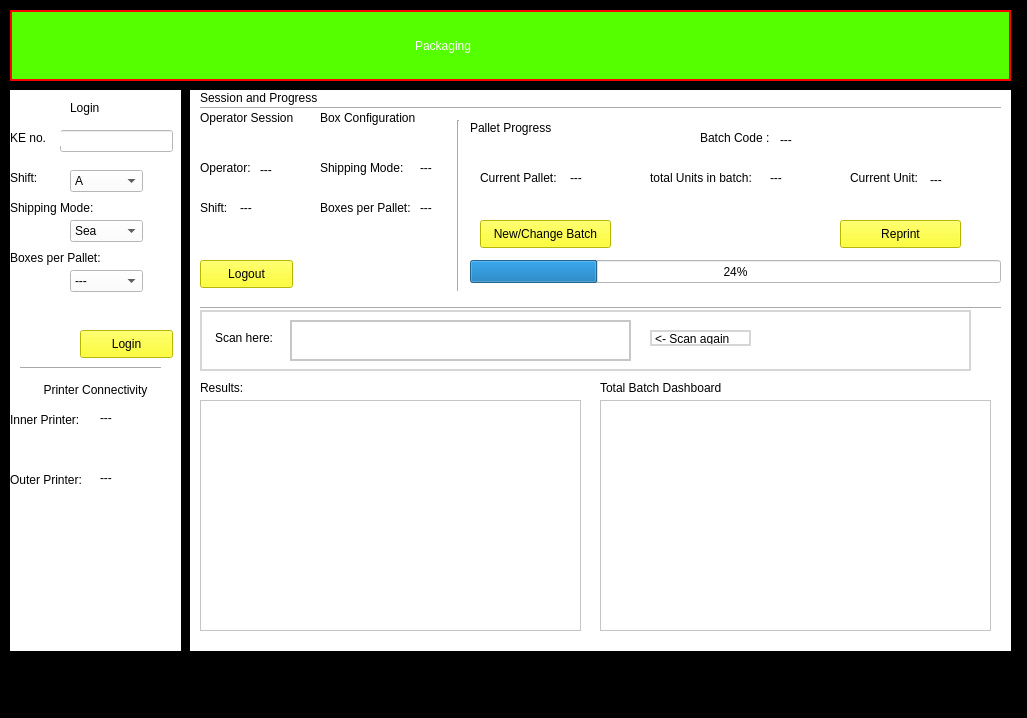
<?xml version="1.0" encoding="UTF-8"?>
<ui version="4.0">
 <class>Packaging</class>
 <widget class="QMainWindow" name="Packaging">
  <property name="geometry">
   <rect>
    <x>0</x>
    <y>0</y>
    <width>1027</width>
    <height>718</height>
   </rect>
  </property>
  <property name="maximumSize">
   <size>
    <width>1108</width>
    <height>857</height>
   </size>
  </property>
  <property name="windowTitle">
   <string>MainWindow</string>
  </property>
  <property name="styleSheet">
   <string notr="true">background-color: rgb(0, 0, 0);</string>
  </property>
  <widget class="QWidget" name="centralwidget">
   <widget class="QWidget" name="widget" native="true">
    <property name="geometry">
     <rect>
      <x>10</x>
      <y>10</y>
      <width>1001</width>
      <height>71</height>
     </rect>
    </property>
    <property name="styleSheet">
     <string notr="true">background-color: rgb(85, 255, 0);
border: 2px solid red;</string>
    </property>
    <widget class="QLabel" name="packaginglabel">
     <property name="geometry">
      <rect>
       <x>400</x>
       <y>10</y>
       <width>201</width>
       <height>51</height>
      </rect>
     </property>
     <property name="layoutDirection">
      <enum>Qt::LeftToRight</enum>
     </property>
     <property name="autoFillBackground">
      <bool>false</bool>
     </property>
     <property name="styleSheet">
      <string notr="true">font: 25pt &quot;MS Shell Dlg 2&quot;;
border-color: rgb(85, 255, 0);
color: rgb(255, 255, 255);</string>
     </property>
     <property name="text">
      <string>Packaging</string>
     </property>
    </widget>
    <widget class="QLabel" name="label">
     <property name="geometry">
      <rect>
       <x>350</x>
       <y>10</y>
       <width>51</width>
       <height>51</height>
      </rect>
     </property>
     <property name="styleSheet">
      <string notr="true">border-color: rgb(85, 255, 0);</string>
     </property>
     <property name="text">
      <string/>
     </property>
     <property name="pixmap">
      <pixmap>../../.designer/packagingv2/kaertech_logo512.png</pixmap>
     </property>
     <property name="scaledContents">
      <bool>true</bool>
     </property>
    </widget>
    <widget class="QLabel" name="label_2">
     <property name="geometry">
      <rect>
       <x>350</x>
       <y>10</y>
       <width>51</width>
       <height>51</height>
      </rect>
     </property>
     <property name="styleSheet">
      <string notr="true">border: none;</string>
     </property>
     <property name="text">
      <string/>
     </property>
     <property name="textFormat">
      <enum>Qt::AutoText</enum>
     </property>
     <property name="pixmap">
      <pixmap>../activity_monitoring/static/kaertech_logo192.png</pixmap>
     </property>
     <property name="scaledContents">
      <bool>true</bool>
     </property>
    </widget>
   </widget>
   <widget class="QWidget" name="login_widget" native="true">
    <property name="geometry">
     <rect>
      <x>10</x>
      <y>90</y>
      <width>171</width>
      <height>561</height>
     </rect>
    </property>
    <property name="styleSheet">
     <string notr="true">border-top-color: rgb(85, 255, 255);
background-color: rgb(255, 255, 255);</string>
    </property>
    <widget class="QLabel" name="loginlabel">
     <property name="geometry">
      <rect>
       <x>60</x>
       <y>10</y>
       <width>55</width>
       <height>16</height>
      </rect>
     </property>
     <property name="styleSheet">
      <string notr="true">color: rgb(255, 255, 255);
color: rgb(0, 0, 0);</string>
     </property>
     <property name="text">
      <string>Login</string>
     </property>
    </widget>
    <widget class="QLineEdit" name="loginlineEdit">
     <property name="geometry">
      <rect>
       <x>50</x>
       <y>40</y>
       <width>113</width>
       <height>22</height>
      </rect>
     </property>
    </widget>
    <widget class="QLabel" name="loginnolabel">
     <property name="geometry">
      <rect>
       <x>0</x>
       <y>40</y>
       <width>51</width>
       <height>16</height>
      </rect>
     </property>
     <property name="styleSheet">
      <string notr="true">font: rgb(0, 0, 0)</string>
     </property>
     <property name="text">
      <string>KE no.</string>
     </property>
    </widget>
    <widget class="QPushButton" name="loginbutton">
     <property name="geometry">
      <rect>
       <x>70</x>
       <y>240</y>
       <width>93</width>
       <height>28</height>
      </rect>
     </property>
     <property name="styleSheet">
      <string notr="true">background-color: rgb(255, 255, 0);</string>
     </property>
     <property name="text">
      <string>Login</string>
     </property>
    </widget>
    <widget class="QComboBox" name="shiftcomboBox">
     <property name="geometry">
      <rect>
       <x>60</x>
       <y>80</y>
       <width>73</width>
       <height>22</height>
      </rect>
     </property>
     <item>
      <property name="text">
       <string>A</string>
      </property>
     </item>
     <item>
      <property name="text">
       <string>B</string>
      </property>
     </item>
     <item>
      <property name="text">
       <string>C</string>
      </property>
     </item>
    </widget>
    <widget class="QLabel" name="shiftlabel">
     <property name="geometry">
      <rect>
       <x>0</x>
       <y>80</y>
       <width>51</width>
       <height>16</height>
      </rect>
     </property>
     <property name="styleSheet">
      <string notr="true">font: rgb(0, 0, 0)</string>
     </property>
     <property name="text">
      <string>Shift:</string>
     </property>
    </widget>
    <widget class="QLabel" name="shippingmodelabel">
     <property name="geometry">
      <rect>
       <x>0</x>
       <y>110</y>
       <width>101</width>
       <height>16</height>
      </rect>
     </property>
     <property name="styleSheet">
      <string notr="true">font: rgb(0, 0, 0)</string>
     </property>
     <property name="text">
      <string>Shipping Mode:</string>
     </property>
    </widget>
    <widget class="QComboBox" name="shippingmodecombobox">
     <property name="geometry">
      <rect>
       <x>60</x>
       <y>130</y>
       <width>73</width>
       <height>22</height>
      </rect>
     </property>
     <item>
      <property name="text">
       <string>Sea</string>
      </property>
     </item>
     <item>
      <property name="text">
       <string>Air</string>
      </property>
     </item>
    </widget>
    <widget class="Line" name="line_3">
     <property name="geometry">
      <rect>
       <x>10</x>
       <y>270</y>
       <width>141</width>
       <height>16</height>
      </rect>
     </property>
     <property name="orientation">
      <enum>Qt::Horizontal</enum>
     </property>
    </widget>
    <widget class="QLabel" name="boxperpalletlabel">
     <property name="geometry">
      <rect>
       <x>0</x>
       <y>160</y>
       <width>101</width>
       <height>16</height>
      </rect>
     </property>
     <property name="styleSheet">
      <string notr="true">font: rgb(0, 0, 0)</string>
     </property>
     <property name="text">
      <string>Boxes per Pallet:</string>
     </property>
    </widget>
    <widget class="QComboBox" name="boxperpalletcombobox">
     <property name="geometry">
      <rect>
       <x>60</x>
       <y>180</y>
       <width>73</width>
       <height>22</height>
      </rect>
     </property>
     <item>
      <property name="text">
       <string>---</string>
      </property>
     </item>
    </widget>
    <widget class="QLabel" name="printerconnectivity">
     <property name="geometry">
      <rect>
       <x>20</x>
       <y>290</y>
       <width>131</width>
       <height>20</height>
      </rect>
     </property>
     <property name="styleSheet">
      <string notr="true">color: rgb(255, 255, 255);
color: rgb(0, 0, 0);</string>
     </property>
     <property name="text">
      <string>Printer Connectivity</string>
     </property>
     <property name="alignment">
      <set>Qt::AlignCenter</set>
     </property>
    </widget>
    <widget class="QLabel" name="loginlabel_3">
     <property name="geometry">
      <rect>
       <x>0</x>
       <y>320</y>
       <width>81</width>
       <height>20</height>
      </rect>
     </property>
     <property name="styleSheet">
      <string notr="true">color: rgb(255, 255, 255);
color: rgb(0, 0, 0);</string>
     </property>
     <property name="text">
      <string>Inner Printer:</string>
     </property>
     <property name="alignment">
      <set>Qt::AlignLeading|Qt::AlignLeft|Qt::AlignVCenter</set>
     </property>
    </widget>
    <widget class="QLabel" name="loginlabel_4">
     <property name="geometry">
      <rect>
       <x>0</x>
       <y>380</y>
       <width>91</width>
       <height>20</height>
      </rect>
     </property>
     <property name="styleSheet">
      <string notr="true">color: rgb(255, 255, 255);
color: rgb(0, 0, 0);</string>
     </property>
     <property name="text">
      <string>Outer Printer:</string>
     </property>
     <property name="alignment">
      <set>Qt::AlignLeading|Qt::AlignLeft|Qt::AlignVCenter</set>
     </property>
    </widget>
    <widget class="QLabel" name="innerprinterport">
     <property name="geometry">
      <rect>
       <x>90</x>
       <y>320</y>
       <width>55</width>
       <height>16</height>
      </rect>
     </property>
     <property name="text">
      <string>---</string>
     </property>
    </widget>
    <widget class="QLabel" name="outerprinterport">
     <property name="geometry">
      <rect>
       <x>90</x>
       <y>380</y>
       <width>55</width>
       <height>16</height>
      </rect>
     </property>
     <property name="text">
      <string>---</string>
     </property>
    </widget>
   </widget>
   <widget class="QWidget" name="widget_2" native="true">
    <property name="geometry">
     <rect>
      <x>190</x>
      <y>90</y>
      <width>821</width>
      <height>561</height>
     </rect>
    </property>
    <property name="styleSheet">
     <string notr="true">background-color: rgb(255, 255, 255);</string>
    </property>
    <widget class="QLabel" name="loginlabel_5">
     <property name="geometry">
      <rect>
       <x>10</x>
       <y>0</y>
       <width>131</width>
       <height>16</height>
      </rect>
     </property>
     <property name="styleSheet">
      <string notr="true">color: rgb(255, 255, 255);
color: rgb(0, 0, 0);</string>
     </property>
     <property name="text">
      <string>Session and Progress</string>
     </property>
    </widget>
    <widget class="Line" name="line">
     <property name="geometry">
      <rect>
       <x>260</x>
       <y>30</y>
       <width>16</width>
       <height>171</height>
      </rect>
     </property>
     <property name="orientation">
      <enum>Qt::Vertical</enum>
     </property>
    </widget>
    <widget class="QLabel" name="loginlabel_6">
     <property name="geometry">
      <rect>
       <x>10</x>
       <y>20</y>
       <width>131</width>
       <height>16</height>
      </rect>
     </property>
     <property name="styleSheet">
      <string notr="true">color: rgb(255, 255, 255);
color: rgb(0, 0, 0);</string>
     </property>
     <property name="text">
      <string>Operator Session</string>
     </property>
    </widget>
    <widget class="Line" name="line_2">
     <property name="geometry">
      <rect>
       <x>10</x>
       <y>10</y>
       <width>801</width>
       <height>16</height>
      </rect>
     </property>
     <property name="styleSheet">
      <string notr="true">selection-background-color: rgb(255, 255, 0);</string>
     </property>
     <property name="orientation">
      <enum>Qt::Horizontal</enum>
     </property>
    </widget>
    <widget class="QLabel" name="loginlabel_7">
     <property name="geometry">
      <rect>
       <x>130</x>
       <y>20</y>
       <width>131</width>
       <height>16</height>
      </rect>
     </property>
     <property name="styleSheet">
      <string notr="true">color: rgb(255, 255, 255);
color: rgb(0, 0, 0);</string>
     </property>
     <property name="text">
      <string>Box Configuration</string>
     </property>
    </widget>
    <widget class="QPushButton" name="logoutbutton">
     <property name="geometry">
      <rect>
       <x>10</x>
       <y>170</y>
       <width>93</width>
       <height>28</height>
      </rect>
     </property>
     <property name="styleSheet">
      <string notr="true">background-color: rgb(255, 255, 0);</string>
     </property>
     <property name="text">
      <string>Logout</string>
     </property>
    </widget>
    <widget class="QLabel" name="operatorlabel">
     <property name="geometry">
      <rect>
       <x>10</x>
       <y>70</y>
       <width>61</width>
       <height>16</height>
      </rect>
     </property>
     <property name="styleSheet">
      <string notr="true">color: rgb(255, 255, 255);
color: rgb(0, 0, 0);</string>
     </property>
     <property name="text">
      <string>Operator:</string>
     </property>
    </widget>
    <widget class="QLabel" name="shiftdisplaylabel">
     <property name="geometry">
      <rect>
       <x>10</x>
       <y>110</y>
       <width>61</width>
       <height>16</height>
      </rect>
     </property>
     <property name="styleSheet">
      <string notr="true">color: rgb(255, 255, 255);
color: rgb(0, 0, 0);</string>
     </property>
     <property name="text">
      <string>Shift:</string>
     </property>
    </widget>
    <widget class="QLabel" name="loginlabel_11">
     <property name="geometry">
      <rect>
       <x>130</x>
       <y>70</y>
       <width>101</width>
       <height>16</height>
      </rect>
     </property>
     <property name="styleSheet">
      <string notr="true">font: rgb(0, 0, 0)</string>
     </property>
     <property name="text">
      <string>Shipping Mode:</string>
     </property>
    </widget>
    <widget class="QLabel" name="palletprogresslabel">
     <property name="geometry">
      <rect>
       <x>280</x>
       <y>30</y>
       <width>131</width>
       <height>16</height>
      </rect>
     </property>
     <property name="styleSheet">
      <string notr="true">color: rgb(255, 255, 255);
color: rgb(0, 0, 0);</string>
     </property>
     <property name="text">
      <string>Pallet Progress</string>
     </property>
    </widget>
    <widget class="QProgressBar" name="progressBar">
     <property name="geometry">
      <rect>
       <x>280</x>
       <y>170</y>
       <width>531</width>
       <height>23</height>
      </rect>
     </property>
     <property name="value">
      <number>24</number>
     </property>
    </widget>
    <widget class="QPushButton" name="neworchangebatchbutton">
     <property name="geometry">
      <rect>
       <x>290</x>
       <y>130</y>
       <width>131</width>
       <height>28</height>
      </rect>
     </property>
     <property name="styleSheet">
      <string notr="true">background-color: rgb(255, 255, 0);</string>
     </property>
     <property name="text">
      <string>New/Change Batch</string>
     </property>
    </widget>
    <widget class="QPushButton" name="reprintbutton">
     <property name="geometry">
      <rect>
       <x>650</x>
       <y>130</y>
       <width>121</width>
       <height>28</height>
      </rect>
     </property>
     <property name="styleSheet">
      <string notr="true">background-color: rgb(255, 255, 0);</string>
     </property>
     <property name="text">
      <string>Reprint</string>
     </property>
    </widget>
    <widget class="QLabel" name="batchcodenotsent">
     <property name="geometry">
      <rect>
       <x>510</x>
       <y>40</y>
       <width>81</width>
       <height>16</height>
      </rect>
     </property>
     <property name="styleSheet">
      <string notr="true">color: rgb(255, 255, 255);
color: rgb(0, 0, 0);</string>
     </property>
     <property name="text">
      <string>Batch Code :</string>
     </property>
    </widget>
    <widget class="QLabel" name="currentpalletlabel">
     <property name="geometry">
      <rect>
       <x>290</x>
       <y>80</y>
       <width>91</width>
       <height>16</height>
      </rect>
     </property>
     <property name="styleSheet">
      <string notr="true">color: rgb(255, 255, 255);
color: rgb(0, 0, 0);</string>
     </property>
     <property name="text">
      <string>Current Pallet:</string>
     </property>
    </widget>
    <widget class="QLabel" name="totalunitsinbatchlabel">
     <property name="geometry">
      <rect>
       <x>460</x>
       <y>80</y>
       <width>131</width>
       <height>16</height>
      </rect>
     </property>
     <property name="styleSheet">
      <string notr="true">color: rgb(255, 255, 255);
color: rgb(0, 0, 0);</string>
     </property>
     <property name="text">
      <string>total Units in batch:</string>
     </property>
    </widget>
    <widget class="QLabel" name="totaloverallunitlabel">
     <property name="geometry">
      <rect>
       <x>660</x>
       <y>80</y>
       <width>81</width>
       <height>16</height>
      </rect>
     </property>
     <property name="styleSheet">
      <string notr="true">color: rgb(255, 255, 255);
color: rgb(0, 0, 0);</string>
     </property>
     <property name="text">
      <string>Current Unit:</string>
     </property>
    </widget>
    <widget class="Line" name="line_4">
     <property name="geometry">
      <rect>
       <x>10</x>
       <y>210</y>
       <width>801</width>
       <height>16</height>
      </rect>
     </property>
     <property name="orientation">
      <enum>Qt::Horizontal</enum>
     </property>
    </widget>
    <widget class="QWidget" name="widget_3" native="true">
     <property name="geometry">
      <rect>
       <x>10</x>
       <y>220</y>
       <width>771</width>
       <height>61</height>
      </rect>
     </property>
     <property name="styleSheet">
      <string notr="true">border: 2px solid #d6d6d6;</string>
     </property>
     <widget class="QLabel" name="scanherelabel">
      <property name="geometry">
       <rect>
        <x>10</x>
        <y>20</y>
        <width>131</width>
        <height>16</height>
       </rect>
      </property>
      <property name="styleSheet">
       <string notr="true">border-color: rgb(255, 255, 255);</string>
      </property>
      <property name="text">
       <string>Scan here:</string>
      </property>
     </widget>
     <widget class="QLineEdit" name="scanherelineEdit">
      <property name="geometry">
       <rect>
        <x>90</x>
        <y>10</y>
        <width>341</width>
        <height>41</height>
       </rect>
      </property>
      <property name="cursor">
       <cursorShape>IBeamCursor</cursorShape>
      </property>
      <property name="styleSheet">
       <string notr="true">border-color: rgb(199, 199, 199);</string>
      </property>
     </widget>
     <widget class="QLabel" name="startnewscanherelabel">
      <property name="geometry">
       <rect>
        <x>450</x>
        <y>20</y>
        <width>101</width>
        <height>16</height>
       </rect>
      </property>
      <property name="styleSheet">
       <string notr="true">font: rgb(0, 0, 0)</string>
      </property>
      <property name="text">
       <string>&lt;- Scan again</string>
      </property>
     </widget>
    </widget>
    <widget class="QLabel" name="scanherelabel_2">
     <property name="geometry">
      <rect>
       <x>10</x>
       <y>290</y>
       <width>131</width>
       <height>16</height>
      </rect>
     </property>
     <property name="styleSheet">
      <string notr="true">border-color: rgb(255, 255, 255);</string>
     </property>
     <property name="text">
      <string>Results:</string>
     </property>
    </widget>
    <widget class="QLabel" name="scanherelabel_3">
     <property name="geometry">
      <rect>
       <x>410</x>
       <y>290</y>
       <width>131</width>
       <height>16</height>
      </rect>
     </property>
     <property name="styleSheet">
      <string notr="true">border-color: rgb(255, 255, 255);</string>
     </property>
     <property name="text">
      <string>Total Batch Dashboard</string>
     </property>
    </widget>
    <widget class="QTableWidget" name="totalbatchtableWidget">
     <property name="geometry">
      <rect>
       <x>410</x>
       <y>310</y>
       <width>391</width>
       <height>231</height>
      </rect>
     </property>
    </widget>
    <widget class="QTextEdit" name="resultstextEdit">
     <property name="geometry">
      <rect>
       <x>10</x>
       <y>310</y>
       <width>381</width>
       <height>231</height>
      </rect>
     </property>
    </widget>
    <widget class="QLabel" name="operatorreflectlabel">
     <property name="geometry">
      <rect>
       <x>70</x>
       <y>70</y>
       <width>55</width>
       <height>20</height>
      </rect>
     </property>
     <property name="text">
      <string>---</string>
     </property>
    </widget>
    <widget class="QLabel" name="shiftreflectlabel">
     <property name="geometry">
      <rect>
       <x>50</x>
       <y>110</y>
       <width>55</width>
       <height>16</height>
      </rect>
     </property>
     <property name="text">
      <string>---</string>
     </property>
    </widget>
    <widget class="QLabel" name="shippingmodereflectlabel">
     <property name="geometry">
      <rect>
       <x>230</x>
       <y>70</y>
       <width>31</width>
       <height>16</height>
      </rect>
     </property>
     <property name="styleSheet">
      <string notr="true">font: rgb(0, 0, 0)</string>
     </property>
     <property name="text">
      <string>---</string>
     </property>
    </widget>
    <widget class="QLabel" name="currentpalletlabel_2">
     <property name="geometry">
      <rect>
       <x>380</x>
       <y>80</y>
       <width>31</width>
       <height>16</height>
      </rect>
     </property>
     <property name="styleSheet">
      <string notr="true">color: rgb(255, 255, 255);
color: rgb(0, 0, 0);</string>
     </property>
     <property name="text">
      <string>---</string>
     </property>
    </widget>
    <widget class="QLabel" name="totalunitsinbatch">
     <property name="geometry">
      <rect>
       <x>580</x>
       <y>80</y>
       <width>31</width>
       <height>16</height>
      </rect>
     </property>
     <property name="styleSheet">
      <string notr="true">color: rgb(255, 255, 255);
color: rgb(0, 0, 0);</string>
     </property>
     <property name="text">
      <string>---</string>
     </property>
    </widget>
    <widget class="QLabel" name="currentunitinpallet">
     <property name="geometry">
      <rect>
       <x>740</x>
       <y>80</y>
       <width>61</width>
       <height>20</height>
      </rect>
     </property>
     <property name="styleSheet">
      <string notr="true">color: rgb(255, 255, 255);
color: rgb(0, 0, 0);</string>
     </property>
     <property name="text">
      <string>---</string>
     </property>
    </widget>
    <widget class="QLabel" name="batchcode">
     <property name="geometry">
      <rect>
       <x>590</x>
       <y>40</y>
       <width>41</width>
       <height>20</height>
      </rect>
     </property>
     <property name="styleSheet">
      <string notr="true">color: rgb(255, 255, 255);
color: rgb(0, 0, 0);</string>
     </property>
     <property name="text">
      <string>---</string>
     </property>
    </widget>
    <widget class="QLabel" name="boxperpalletlabel2">
     <property name="geometry">
      <rect>
       <x>130</x>
       <y>110</y>
       <width>101</width>
       <height>16</height>
      </rect>
     </property>
     <property name="styleSheet">
      <string notr="true">font: rgb(0, 0, 0)</string>
     </property>
     <property name="text">
      <string>Boxes per Pallet:</string>
     </property>
    </widget>
    <widget class="QLabel" name="boxperpalletreflectlabel">
     <property name="geometry">
      <rect>
       <x>230</x>
       <y>110</y>
       <width>31</width>
       <height>16</height>
      </rect>
     </property>
     <property name="styleSheet">
      <string notr="true">font: rgb(0, 0, 0)</string>
     </property>
     <property name="text">
      <string>---</string>
     </property>
    </widget>
    <zorder>line_2</zorder>
    <zorder>loginlabel_5</zorder>
    <zorder>loginlabel_6</zorder>
    <zorder>loginlabel_7</zorder>
    <zorder>line</zorder>
    <zorder>logoutbutton</zorder>
    <zorder>operatorlabel</zorder>
    <zorder>shiftdisplaylabel</zorder>
    <zorder>loginlabel_11</zorder>
    <zorder>palletprogresslabel</zorder>
    <zorder>progressBar</zorder>
    <zorder>neworchangebatchbutton</zorder>
    <zorder>reprintbutton</zorder>
    <zorder>batchcodenotsent</zorder>
    <zorder>currentpalletlabel</zorder>
    <zorder>totalunitsinbatchlabel</zorder>
    <zorder>totaloverallunitlabel</zorder>
    <zorder>line_4</zorder>
    <zorder>widget_3</zorder>
    <zorder>scanherelabel_2</zorder>
    <zorder>scanherelabel_3</zorder>
    <zorder>totalbatchtableWidget</zorder>
    <zorder>resultstextEdit</zorder>
    <zorder>operatorreflectlabel</zorder>
    <zorder>shiftreflectlabel</zorder>
    <zorder>shippingmodereflectlabel</zorder>
    <zorder>currentpalletlabel_2</zorder>
    <zorder>totalunitsinbatch</zorder>
    <zorder>currentunitinpallet</zorder>
    <zorder>batchcode</zorder>
    <zorder>boxperpalletlabel2</zorder>
    <zorder>boxperpalletreflectlabel</zorder>
   </widget>
  </widget>
  <widget class="QMenuBar" name="menubar">
   <property name="geometry">
    <rect>
     <x>0</x>
     <y>0</y>
     <width>1027</width>
     <height>26</height>
    </rect>
   </property>
  </widget>
  <widget class="QStatusBar" name="statusbar"/>
 </widget>
 <resources/>
 <connections/>
</ui>
